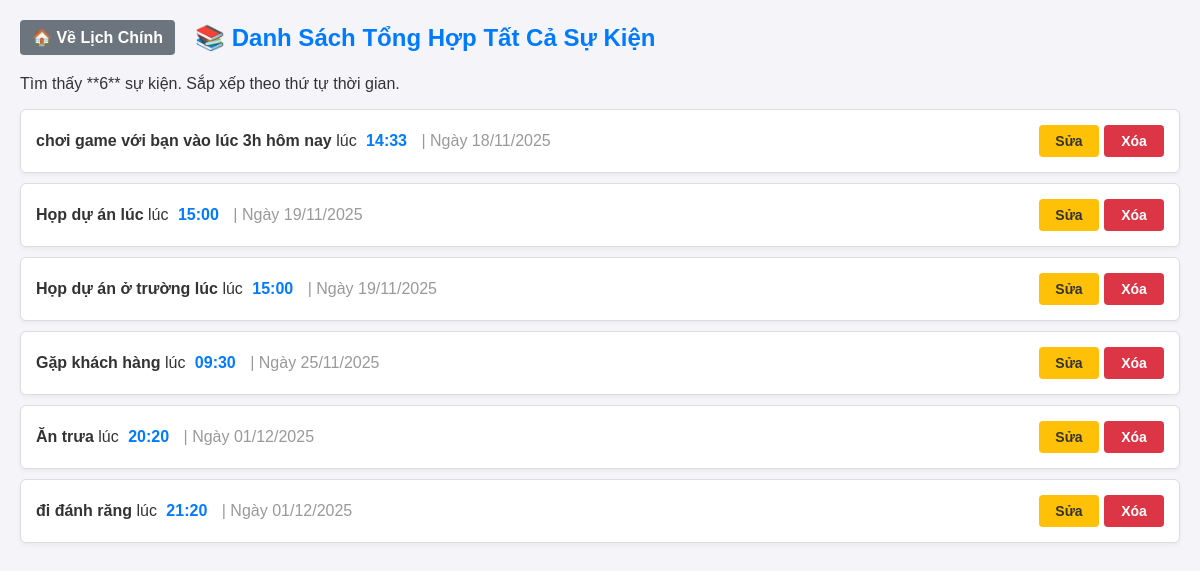
/list_all, run on an earlier commit of the app's database.
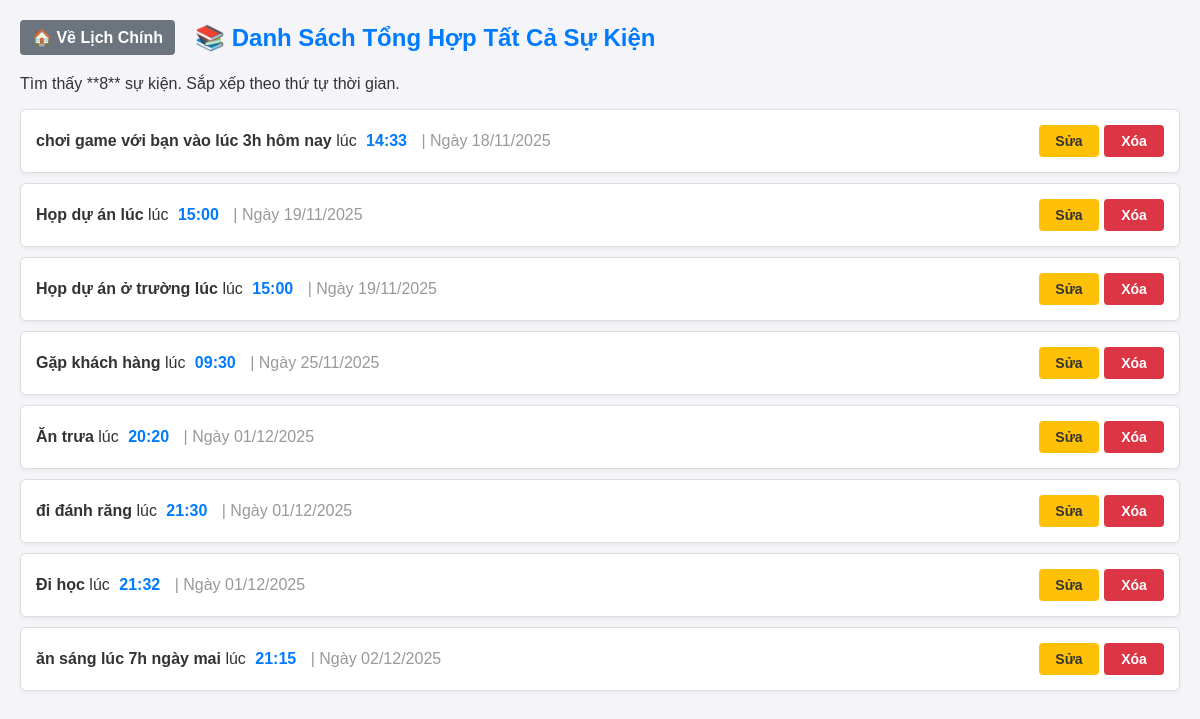
And on a later commit of the database.
### tables this page shows
CREATE TABLE events (
            id INTEGER PRIMARY KEY AUTOINCREMENT,
            name TEXT NOT NULL,
            start TEXT NOT NULL,
            end TEXT,
            location TEXT,
            reminder_minutes INTEGER
        );

### app.py (the view)
@app.route("/list_all", methods=["GET", "POST"])
def list_all():
    all_events = get_all_events()
    sorted_events = sorted(all_events, key=lambda x: x['start'])
    return render_template("all_events.html", events=sorted_events)

### database.py (called while the page is built)
def get_db():
    conn = sqlite3.connect("events.db")
    conn.row_factory = sqlite3.Row
    return conn

def get_all_events():
    conn = get_db()
    cursor = conn.execute("SELECT * FROM events")
    rows = cursor.fetchall()
    conn.close()
    events_list = [dict(row) for row in rows]
    return events_list

### templates/all_events.html (shortened to what this page needs)
<!DOCTYPE html>
<html lang="vi">
<head>
    <link rel="stylesheet" href="{{ url_for('static', filename='style.css') }}">
</head>
<body>
    <div class="header-actions">
        <a href="{{ url_for('index') }}" class="back-button">🏠 Về Lịch Chính</a>
        <h2>📚 Danh Sách Tổng Hợp Tất Cả Sự Kiện</h2>
    </div>
    {% if events %}
        <p>Tìm thấy **{{ events | length }}** sự kiện. Sắp xếp theo thứ tự thời gian.</p>
        <ul class="event-list">
            {% for e in events %}
                {% set start_dt = e['start'].split('T') %}
                {% set date_part = start_dt[0].split('-') %}
                {% set time_part = start_dt[1][:5] %}
                <li class="event-item">
                    <div class="event-info">
                        <span class="event-name">{{ e['name'] }}</span>
                        lúc <span class="event-time">{{ time_part }}</span>
                        <span class="event-date">| Ngày {{ date_part[2] }}/{{ date_part[1] }}/{{ date_part[0] }}</span>
                    </div>
                    <div class="event-actions">
                        <a href="/edit/{{ e['id'] }}?prev_date=list_all" class="edit-link">Sửa</a>
                        <form action="/delete/{{ e['id'] }}" method="POST" style="display:inline;">
                            <button type="submit" class="delete-button" onclick="return confirm('Bạn có chắc chắn muốn xóa sự kiện này?');">Xóa</button>
                        </form>
                    </div>
                </li>
            {% endfor %}
        </ul>
    {% else %}
        <p>Hiện không có sự kiện nào được lưu trong cơ sở dữ liệu.</p>
    {% endif %}
</body>
</html>

### static/style.css (style rules this page uses)
body { font-family: Arial, sans-serif; margin: 20px; background-color: #f4f4f9; color: #333; }
h2 { color: #007bff; border-bottom: 2px solid #007bff; padding-bottom: 5px; margin-top: 25px; font-size: 24px; }
form { margin-bottom: 20px; }
button { padding: 10px 15px; background-color: #28a745; color: white; border: none; border-radius: 4px; cursor: pointer; font-weight: bold; }
.header-actions { display: flex; align-items: center; margin-bottom: 20px; }
.header-actions h2 { margin: 0 0 0 20px; border-bottom: none; padding-bottom: 0; margin-top: 0; }
.back-button { display: inline-block; padding: 8px 12px; background-color: #6c757d; color: white; text-decoration: none; border-radius: 4px; font-weight: bold; }
.event-list { list-style: none; padding: 0; }
.event-item { background-color: white; border: 1px solid #ddd; padding: 15px; margin-bottom: 10px; border-radius: 6px; display: flex; justify-content: space-between; align-items: center; box-shadow: 0 2px 4px rgba(0, 0, 0, 0.05); }
.event-info { flex-grow: 1; font-size: 16px; padding-right: 20px; }
.event-name { font-weight: bold; color: #333; }
.event-time { color: #007bff; font-weight: bold; margin: 0 5px; }
.event-date { color: #999; margin-left: 5px; }
.event-actions { display: flex; align-items: center; flex-shrink: 0; }
.event-actions form { margin-bottom: 0; display: inline; }
.event-actions a, .event-actions button { margin-left: 5px; text-decoration: none; padding: 8px 10px; border-radius: 4px; font-size: 14px; width: 60px; text-align: center; box-sizing: border-box; }
.edit-link { background-color: #ffc107; color: #333; font-weight: bold; }
.delete-button { background-color: #dc3545; color: white; border: none; font-weight: bold; }

What changed in the data, as far as the page shows it:
changed events "đi đánh răng": time_part "21:20" → "21:30"
added events: name "Đi học", time_part "21:32", date_part "01", date_part "12", date_part "2025"
added events: name "ăn sáng lúc 7h ngày mai", time_part "21:15", date_part "02", date_part "12", date_part "2025"
Also different on the page:
{{ events | length }}: "6" → "8"
